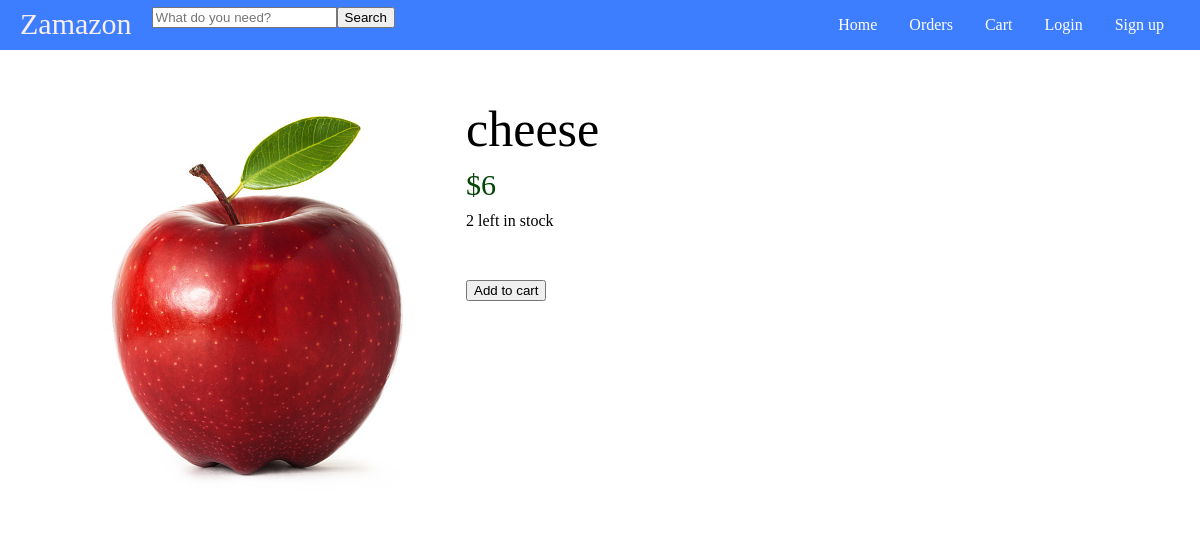
Screenshot of /product?id=2145 with the database file from the repository.
### tables this page shows
CREATE TABLE product (
	id int,
	name varchar(255) NOT NULL,
	price int NOT NULL,
	stock int NOT NULL,
	category varchar(255) NOT NULL,
	PRIMARY KEY (id),
	FOREIGN KEY (category) REFERENCES category(name)
);

### main.py (the view)
@app.route('/product')
def product():
	connection = sqlite3.connect("shop.db")
	connection.row_factory = sqlite3.Row
	cursor = connection.cursor()
	args = request.args
	args.to_dict()
	if "name" in args.keys():
		name = args["name"]
		cursor.execute("SELECT * FROM product WHERE name=?", (name,))
		product = cursor.fetchone()
	elif "id" in args.keys():
		id = args["id"]
		cursor.execute("SELECT * FROM product WHERE id=?", (id,))
		product = cursor.fetchone()
	if product:
		return render_template("product.html", product=product)
	else:
		return render_template("error.html")

### templates/product.html (shortened to what this page needs)
<DOCTYPE html>
	<html>
	<head>
	  <link rel="stylesheet" href="static/styles.css">
	</head>
	<body>
	  <header class="nav">
			<div class="name-and-search">
				<span class="brand-name"><a href="/">Zamazon</a></span>
				<form action="/product" method="get" class="product-form">
					<input type="text" name="name" id="product-text" placeholder="What do you need?">
					<input type="submit" value="Search">
				</form>
			</div>
			<ul class="navigations">
				<li><a class="navigation" href="/">Home</a></li>
				<li><a class="navigation" href="/orders">Orders</a></li>
				<li><a class="navigation" href="/cart">Cart</a></li>
				<li><a class="navigation" href="/login">Login</a></li>
				<li><a class="navigation" href="/signup">Sign up</a></li>
			</ul>
		</header>
	  <div class="product-page-container">
			<div class="photo-div">
				<img src="static/demo.jpg" alt="">
			</div>
			<div class="right-container">
				<div class="information-div">
					<span class="product-name">{{ product["name"] }}</span>
					<span class="product-price">${{ product["price"] }}</span>
					<span class="product-quantity">{{ product["stock"] }} left in stock</span>
				</div>
				<div class="add-to-cart">
					<form action="/add-to-cart" method="POST">
						<input type="submit" value="Add to cart">
					</form>
				</div>
			</div>
	  </div>
	</body>
	</html>

### static/styles.css (style rules this page uses)
body { margin: 0; }
a { text-decoration: none; color:black }
.nav { display: flex; color: white; align-items: center; justify-content: space-between; position: sticky; padding: 0px 20px; background-color: #3D7DFF; margin-bottom: 50px; }
.name-and-search { display: flex; flex-direction: row; }
.brand-name { color: #F9EFED; font-size: 30px; margin-right: 20px; }
.brand-name a { color: #F9EFED; font-size: 30px; cursor: pointer; text-decoration: none; }
.product-form { display: table; }
ul.navigations { list-style-type: none; margin: 0; padding: 0; overflow: hidden; background-color: #3D7DFF; }
.navigations li { float: left; }
.navigation { display: block; color: white; text-align: center; padding: 16px 16px; text-decoration: none; }
.product-page-container { display: flex; }
.product-page-container .photo-div { margin-left: 50px; }
.information-div { display: flex; flex-direction: column; margin-bottom: 50px; }
.information-div .product-name { font-size: 50px; margin-bottom: 10px; }
.information-div .product-price { font-size: 30px; color: rgb(5, 68, 5); margin-bottom: 10px; }

### rows the page displays
product: name "cheese", price "6", stock "2"
